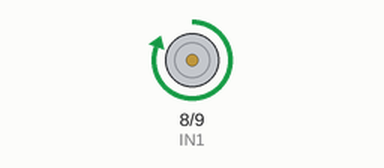
Recording of a sketch running on a simulated Arduino Uno, built with avr-gcc and run on an emulated ATmega328P. Parts: motor-driver pin pairs drawn as motors (green arrow = first pin HIGH = forward, orange = second pin HIGH = backward, longer = more drive, scaled by the enable pin).

Above: at 2.5 s.
At 5.5 s:
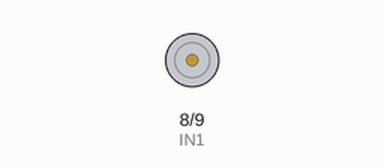
At 8.5 s:
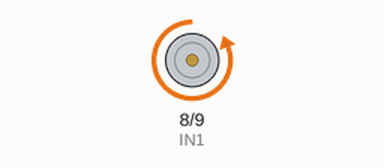
Timing chart, 0 to 15.6 s (numbered marks = the images above):
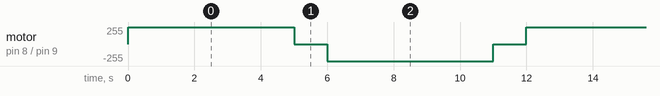

The sketch:

motor_ruedas_0.1.ino
```cpp
// Pines conectados al puente H
const int IN1 = 8;   // Dirección 1
const int IN2 = 9;   // Dirección 2
const int ENA = 10;  // Enable (puede ser PWM)

void setup() {
  pinMode(IN1, OUTPUT);
  pinMode(IN2, OUTPUT);
  pinMode(ENA, OUTPUT);
}

void loop() {
  // Avanza 5 segundos
  digitalWrite(IN1, HIGH);
  digitalWrite(IN2, LOW);
  digitalWrite(ENA, HIGH);  // Activar motor
  delay(5000);

  // Se detiene 1 segundo
  digitalWrite(ENA, LOW);   // Apagar motor
  delay(1000);

  // Retrocede 5 segundos
  digitalWrite(IN1, LOW);
  digitalWrite(IN2, HIGH);
  digitalWrite(ENA, HIGH);  // Activar motor
  delay(5000);

  // Se detiene 1 segundo
  digitalWrite(ENA, LOW);   // Apagar motor
  delay(1000);
}
```

Measured:
- by itself, motor on pin 8 (IN1) / pin 9 (IN2): repeats every 12.0 s: stopped 1.0 s, backward 255/255 5.0 s, stopped 1.0 s, forward 255/255 5.0 s
